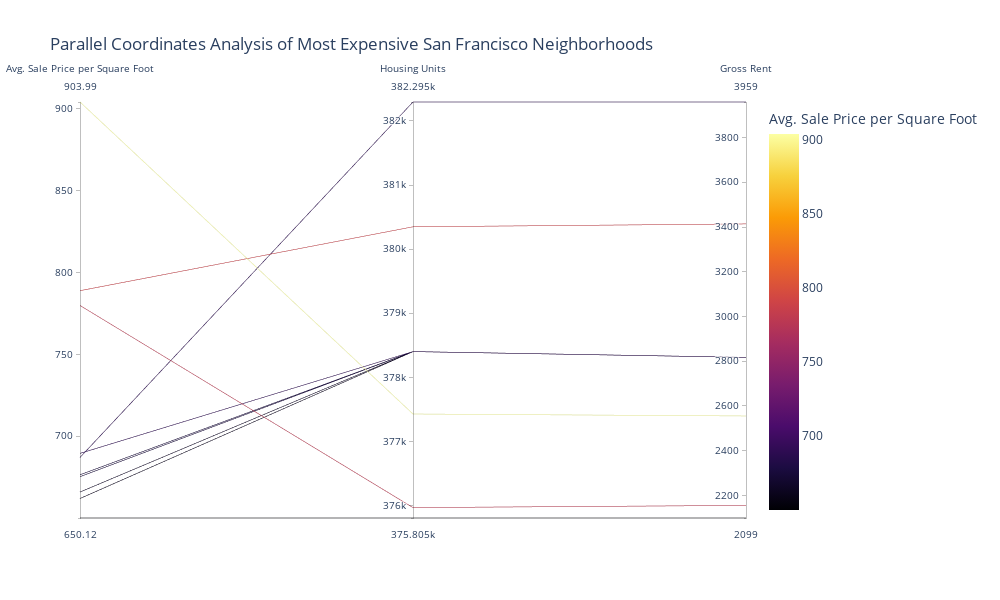

The notebook cell this image was saved under:
### Code cell
parallel_coordinates()

### Figure 1 — Plotly figure (JSON) as saved in the notebook; plotly's stock layout.template omitted (floating-point values rounded to 4 significant figures)
{"data": [{"dimensions": [{"label": "Avg. Sale Price per Square Foot", "values": [904.0, 788.8, 779.8, 689.6, 687.1, 676.5, 675.4, 666.0, 662.0, 650.1]}, {"label": "Housing Units", "values": [377400.0, 380348, 376000.0, 378401, 382295, 378401, 378401, 378401, 378401, 375805]}, {"label": "Gross Rent", "values": [2555.0, 3414, 2155.0, 2817.0, 3959, 2817.0, 2817.0, 2817.0, 2817.0, 2099]}], "domain": {"x": [0, 1], "y": [0, 1]}, "line": {"color": [904.0, 788.8, 779.8, 689.6, 687.1, 676.5, 675.4, 666.0, 662.0, 650.1], "coloraxis": "coloraxis"}, "name": "", "type": "parcoords"}], "layout": {"coloraxis": {"colorbar": {"title": {"text": "Avg. Sale Price per Square Foot"}}, "colorscale": [[0, "#000004"], [0.1111, "#1b0c41"], [0.2222, "#4a0c6b"], [0.3333, "#781c6d"], [0.4444, "#a52c60"], [0.5556, "#cf4446"], [0.6667, "#ed6925"], [0.7778, "#fb9b06"], [0.8889, "#f7d13d"], [1, "#fcffa4"]]}, "height": 600, "legend": {"tracegroupgap": 0}, "title": {"text": "Parallel Coordinates Analysis of Most Expensive San Francisco Neighborhoods"}, "width": 1000}}
